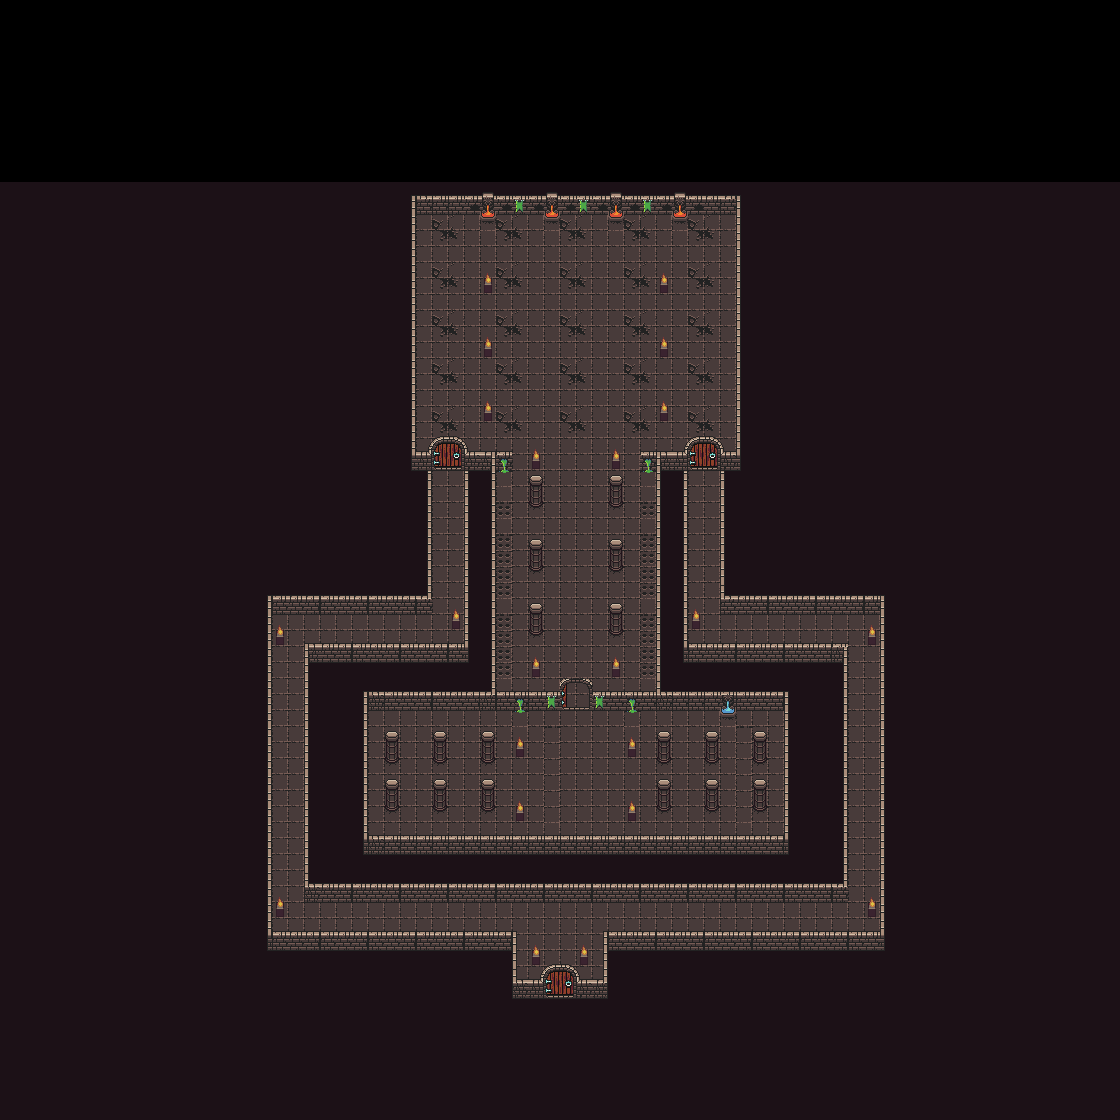

Rendered tile map (Tiled .tmx) drawn with the repository's tilesets; below, a short description and the map source with its tile grids summarised:
An orthogonal 70x70 tile map with 16x16 px tiles, 2 tile layers (Suelo, Paredes), 2 tilesets.

<map version="1.5" tiledversion="1.6.0" orientation="orthogonal" renderorder="right-down" width="70" height="70" tilewidth="16" tileheight="16" infinite="0" nextlayerid="3" nextobjectid="1">
 <tileset firstgid="1" source="0x72_16x16DungeonTileset.v4.tsx" />
 <tileset firstgid="257" source="0x72_DungeonTilesetII_v1.3.tsx" />
 <layer id="1" name="Suelo" width="70" height="70" offsetx="-0.5" offsety="182">
  <data>[4900 cells, 4900 non-empty, 7 distinct tile ids]</data>
 </layer>
 <layer id="2" name="Paredes" width="70" height="70" offsetx="0" offsety="183">
  <data>[4900 cells, 739 non-empty, 52 distinct tile ids]</data>
 </layer>
</map>
